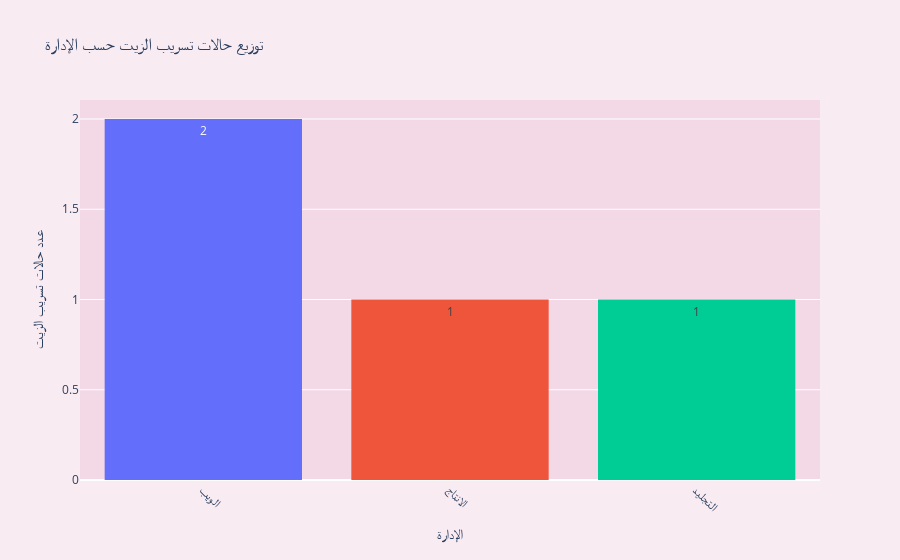

The code cell stored with this chart in its notebook:
### Code cell
# إنشاء الرسم البياني لتسريبات الزيت
fig = px.histogram(
    oil_leak,
    x='الإدارة المتواجد بها الحالة',
    color='الإدارة المتواجد بها الحالة',
    text_auto=True,
    title='توزيع حالات تسريب الزيت حسب الإدارة',
    labels={'الإدارة المتواجد بها الحالة': 'الإدارة', 'count': 'عدد الحالات'}
)


# تحسين التنسيق باستخدام update_layout فقط
fig.update_layout(
    xaxis_title="الإدارة",
    yaxis_title="عدد حالات تسريب الزيت",
    showlegend=False,
    plot_bgcolor='#f3d8e5',
    paper_bgcolor='#f9ebf2',
    font=dict(size=12),
    xaxis=dict(tickangle=45)  # تدوير المحور X هنا
)

# إظهار الرسم البياني
fig.show()

### Figure 1 — Plotly figure (JSON) as saved in the notebook; plotly's stock layout.template omitted (floating-point values rounded to 4 significant figures)
{"data": [{"bingroup": "x", "hovertemplate": "الإدارة=%{x}<br>count=%{y}<extra></extra>", "legendgroup": "الويب", "marker": {"color": "#636efa", "pattern": {"shape": ""}}, "name": "الويب", "orientation": "v", "showlegend": true, "texttemplate": "%{value}", "type": "histogram", "x": ["الويب", "الويب"], "xaxis": "x", "yaxis": "y"}, {"bingroup": "x", "hovertemplate": "الإدارة=%{x}<br>count=%{y}<extra></extra>", "legendgroup": "الانتاج", "marker": {"color": "#EF553B", "pattern": {"shape": ""}}, "name": "الانتاج", "orientation": "v", "showlegend": true, "texttemplate": "%{value}", "type": "histogram", "x": ["الانتاج"], "xaxis": "x", "yaxis": "y"}, {"bingroup": "x", "hovertemplate": "الإدارة=%{x}<br>count=%{y}<extra></extra>", "legendgroup": "التجليد", "marker": {"color": "#00cc96", "pattern": {"shape": ""}}, "name": "التجليد", "orientation": "v", "showlegend": true, "texttemplate": "%{value}", "type": "histogram", "x": ["التجليد"], "xaxis": "x", "yaxis": "y"}], "layout": {"barmode": "relative", "font": {"size": 12}, "legend": {"title": {"text": "الإدارة"}, "tracegroupgap": 0}, "paper_bgcolor": "#f9ebf2", "plot_bgcolor": "#f3d8e5", "showlegend": false, "title": {"text": "توزيع حالات تسريب الزيت حسب الإدارة"}, "xaxis": {"anchor": "y", "categoryarray": ["الويب", "الانتاج", "التجليد"], "categoryorder": "array", "domain": [0, 1], "tickangle": 45, "title": {"text": "الإدارة"}}, "yaxis": {"anchor": "x", "domain": [0, 1], "title": {"text": "عدد حالات تسريب الزيت"}}}}
